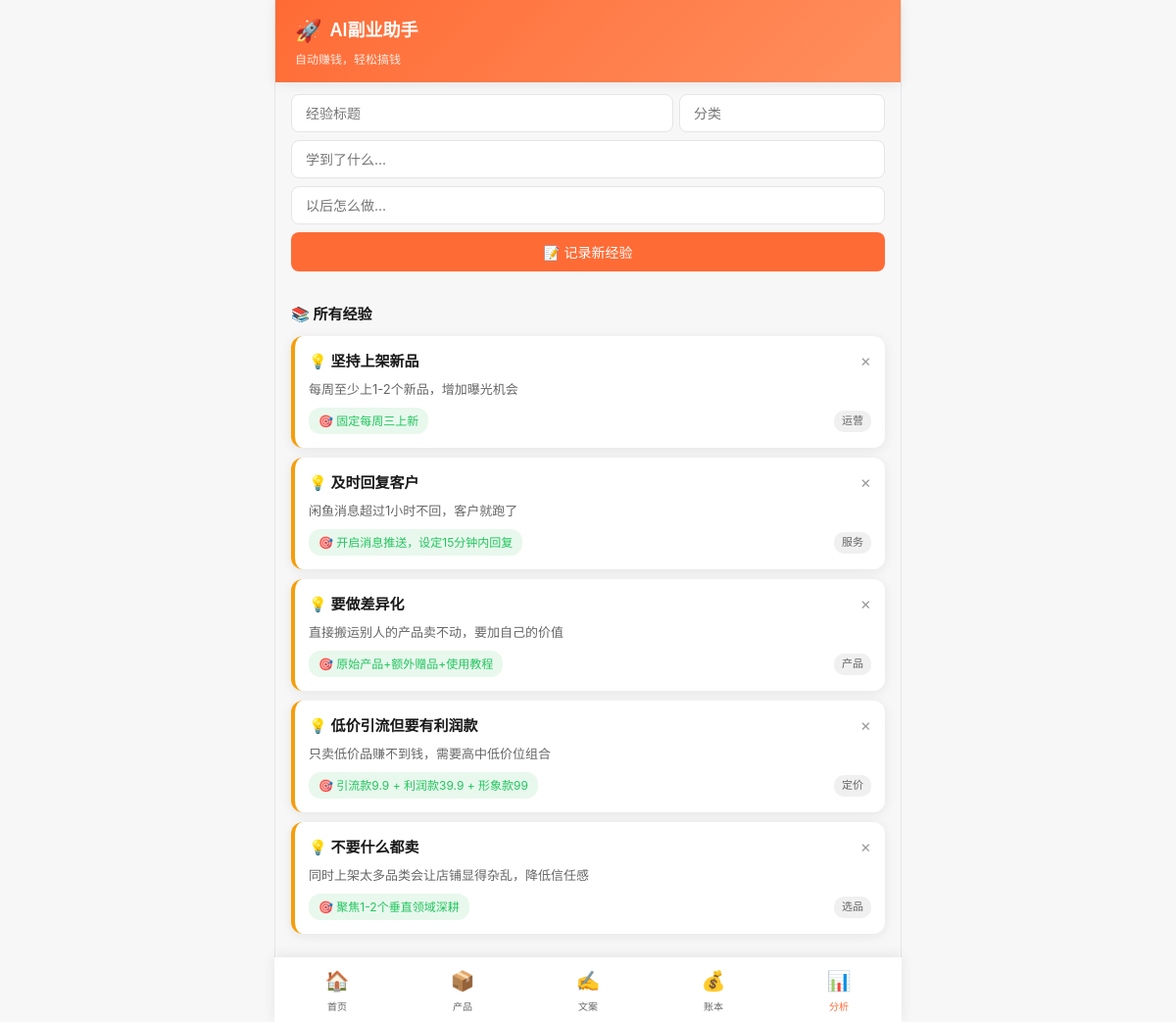
The page /lessons on the database its author committed.
### tables this page shows
CREATE TABLE lessons (
        id INTEGER PRIMARY KEY AUTOINCREMENT,
        title TEXT NOT NULL,
        content TEXT,
        category TEXT,
        action TEXT,
        created_at TEXT DEFAULT CURRENT_TIMESTAMP
    );

### app.py (the view)
@app.route('/lessons')
def lessons_list():
    lessons = db.get_lessons()
    return render_template('lessons.html', lessons=lessons, current_page='lessons')

### modules/database.py (called while the page is built)
def get_conn():
    os.makedirs(os.path.dirname(DB_PATH), exist_ok=True)
    conn = sqlite3.connect(DB_PATH)
    conn.row_factory = sqlite3.Row
    conn.execute("PRAGMA journal_mode=WAL")
    return conn

def get_lessons():
    conn = get_conn()
    rows = conn.execute("SELECT * FROM lessons ORDER BY id DESC").fetchall()
    conn.close()
    return [dict(r) for r in rows]

### templates/lessons.html (shortened to what this page needs)
{% extends "base.html" %}
{% block content %}
<div style="padding: 12px 16px;">
    <form method="POST" action="{{ url_for('lessons_add') }}">
        <div style="display: flex; gap: 6px; margin-bottom: 8px;">
            <input type="text" name="title" class="form-control" placeholder="经验标题" required style="flex: 2;">
            <input type="text" name="category" class="form-control" placeholder="分类" style="flex: 1;">
        </div>
        <input type="text" name="content" class="form-control" placeholder="学到了什么..." style="margin-bottom: 8px;">
        <input type="text" name="action" class="form-control" placeholder="以后怎么做..." style="margin-bottom: 8px;">
        <button type="submit" class="btn btn-primary btn-block">📝 记录新经验</button>
    </form>
</div>
<div class="section-title">📚 所有经验</div>
{% if lessons %}
    {% for l in lessons %}
    <div class="lesson-card">
        <div style="display: flex; justify-content: space-between; align-items: flex-start;">
            <div class="lesson-title">💡 {{ l.title }}</div>
            <form method="POST" action="{{ url_for('lessons_delete', lid=l.id) }}" onsubmit="return confirm('删除这条经验？')">
                <button type="submit" style="color: var(--text-light);">✕</button>
            </form>
        </div>
        {% if l.content %}
        <div class="lesson-content">{{ l.content }}</div>
        {% endif %}
        <div style="display: flex; justify-content: space-between; align-items: center;">
            {% if l.action %}
            <div class="lesson-action">🎯 {{ l.action }}</div>
            {% endif %}
            {% if l.category %}
            <span class="badge badge-gray">{{ l.category }}</span>
            {% endif %}
        </div>
    </div>
    {% endfor %}
{% else %}
    <div class="empty-state">
        <div class="emoji">📚</div>
        <div>还没有记录经验</div>
    </div>
{% endif %}
{% endblock %}

### static/css/style.css (style rules this page uses)
* { box-sizing: border-box; margin: 0; padding: 0; -webkit-tap-highlight-color: transparent; }
:root { --primary: #FF6B35; --primary-dark: #E55A2B; --secondary: #2EC4B6; --accent: #FFD93D; --bg: #F7F7F7; --card: #FFFFFF; --text: #1A1A1A; --text-secondary: #666666; --text-light: #999999; --success: #22C55E; --danger: #EF4444; --warning: #F59E0B; --border: #E5E5E5; --shadow: 0 2px 12px rgba(0,0,0,0.08); --shadow-lg: 0 8px 30px rgba(0,0,0,0.12); --radius: 12px; --radius-sm: 8px; }
html, body { font-family: -apple-system, BlinkMacSystemFont, 'PingFang SC', 'Hiragino Sans GB', 'Microsoft YaHei', 'Segoe UI', Roboto, sans-serif; background: var(--bg); color: var(--text); font-size: 15px; line-height: 1.6; min-height: 100vh; max-width: 100vw; overflow-x: hidden; }
button { font-family: inherit; cursor: pointer; border: none; background: none; }
.btn { display: inline-flex; align-items: center; justify-content: center; gap: 6px; padding: 10px 20px; border-radius: var(--radius-sm); font-size: 14px; font-weight: 500; transition: all 0.2s; cursor: pointer; text-decoration: none; border: none; }
.btn-primary { background: var(--primary); color: white; }
.btn-block { width: 100%; }
.form-control { width: 100%; padding: 10px 14px; border: 1px solid var(--border); border-radius: var(--radius-sm); font-size: 14px; font-family: inherit; background: white; transition: border-color 0.2s; }
.badge { display: inline-block; font-size: 11px; padding: 2px 8px; border-radius: 10px; font-weight: 500; }
.badge-gray { background: #F0F0F0; color: var(--text-secondary); }
.section-title { font-size: 15px; font-weight: 600; margin: 20px 16px 10px; display: flex; align-items: center; gap: 6px; }
.lesson-card { background: white; border-radius: var(--radius); padding: 14px; margin: 10px 16px; box-shadow: var(--shadow); border-left: 4px solid var(--warning); }
.lesson-card .lesson-title { font-weight: 600; margin-bottom: 6px; font-size: 15px; }
.lesson-card .lesson-content { font-size: 13px; color: var(--text-secondary); margin-bottom: 8px; }
.lesson-card .lesson-action { font-size: 12px; color: var(--success); background: #E8F8ED; padding: 4px 10px; border-radius: 12px; display: inline-block; }

### rows shown on the page
lessons: title "坚持上架新品", content "每周至少上1-2个新品，增加曝光机会", action "固定每周三上新", category "运营"
lessons: title "及时回复客户", content "闲鱼消息超过1小时不回，客户就跑了", action "开启消息推送，设定15分钟内回复", category "服务"
lessons: title "要做差异化", content "直接搬运别人的产品卖不动，要加自己的价值", action "原始产品+额外赠品+使用教程", category "产品"
lessons: title "低价引流但要有利润款", content "只卖低价品赚不到钱，需要高中低价位组合", action "引流款9.9 + 利润款39.9 + 形象款99", category "定价"
lessons: title "不要什么都卖", content "同时上架太多品类会让店铺显得杂乱，降低信任感", action "聚焦1-2个垂直领域深耕", category "选品"
